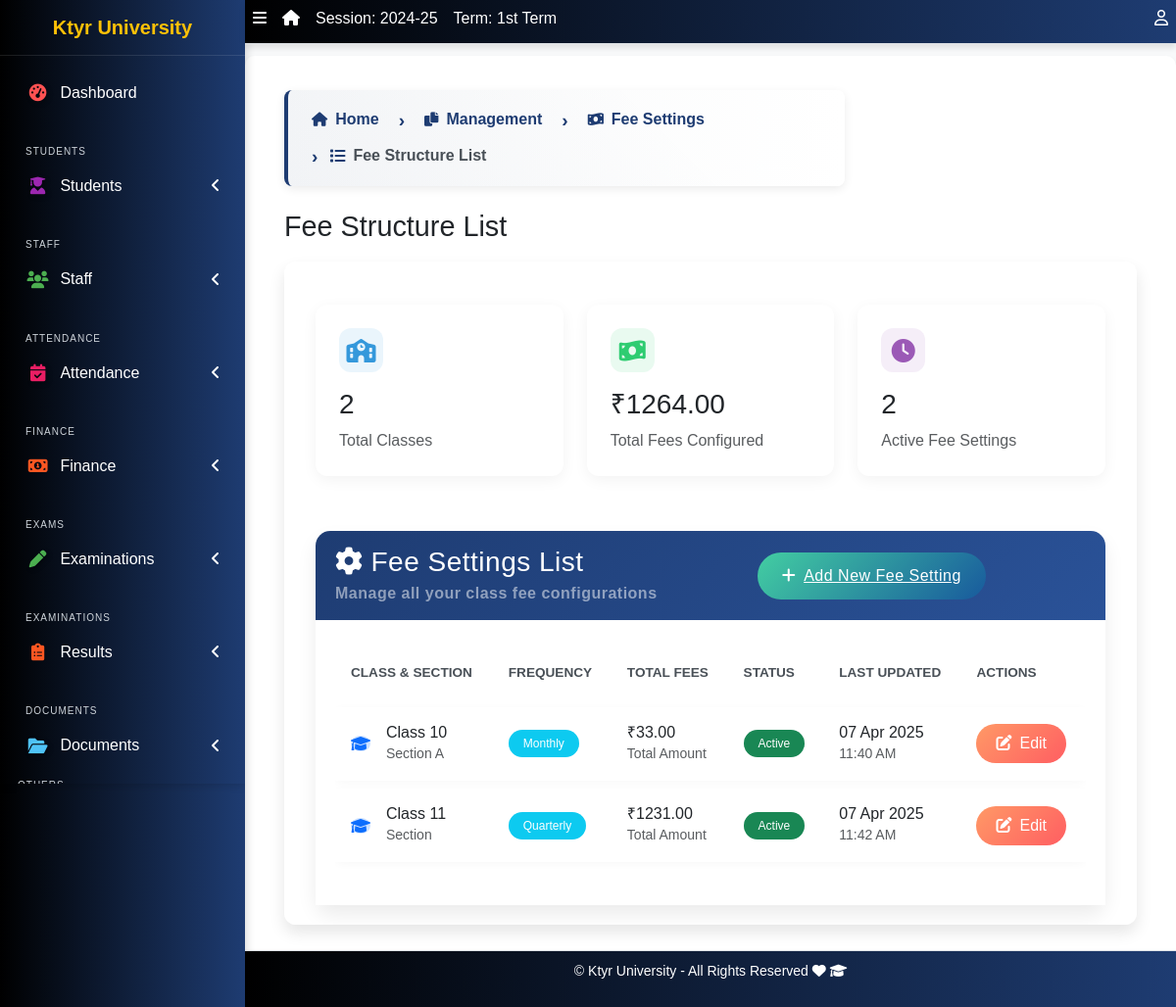
Before: /fees/settings/list/ with the older database file.
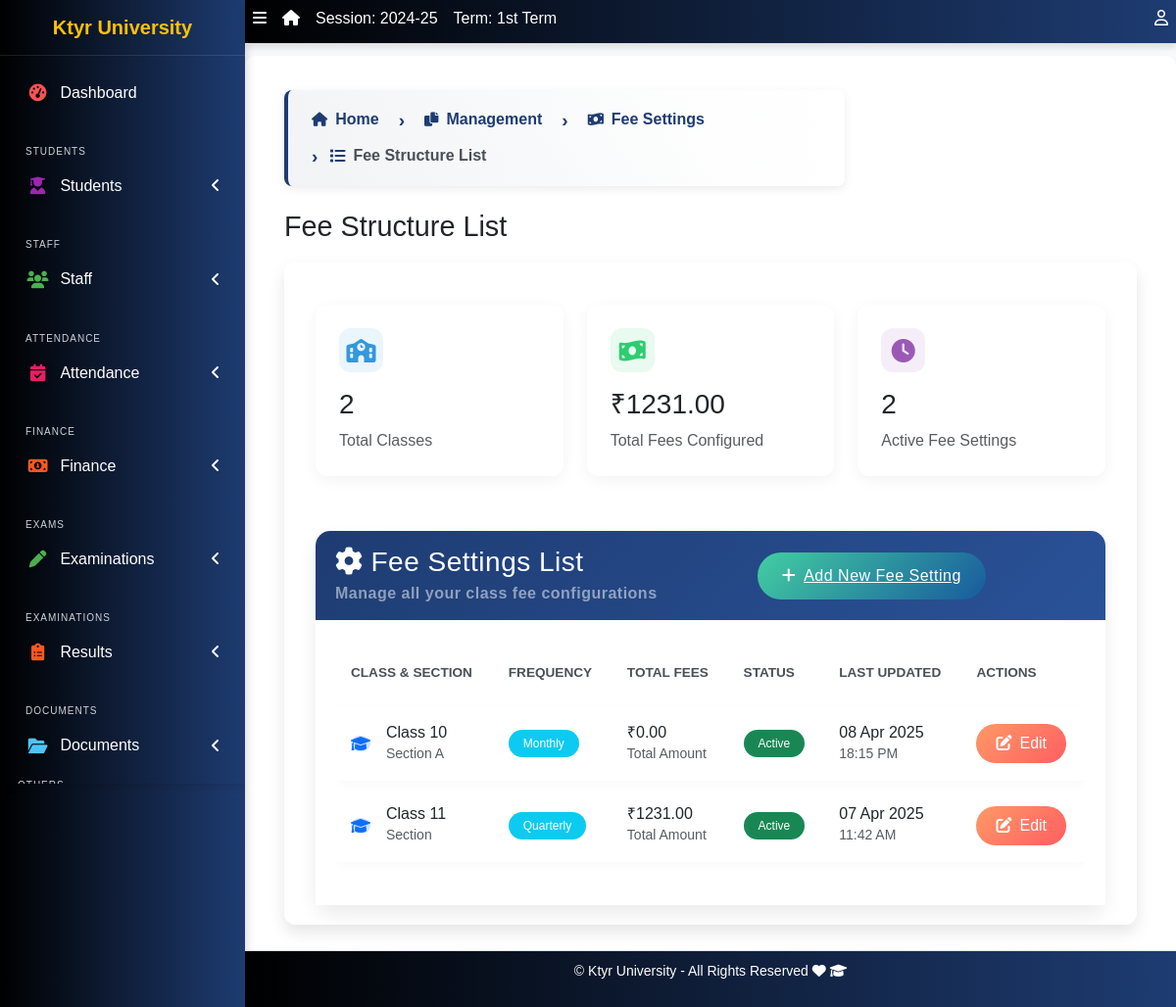
After: the same page with the newer database file.
### apps/corecode/models.py (models this page shows, shortened)
class FeeSettings(models.Model):
    class_name = models.ForeignKey('StudentClass', on_delete=models.CASCADE)
    section = models.CharField(max_length=20)
    frequency = models.CharField(max_length=20)
    created_at = models.DateTimeField(auto_now_add=True)
    updated_at = models.DateTimeField(auto_now=True)
    class Meta:
        unique_together = ['class_name', 'section']
    def get_total_fees(self):
        return sum(fee.amount - fee.discount for fee in self.fees.all())

class FeeStructure(models.Model):
    fee_settings = models.ForeignKey(FeeSettings, on_delete=models.CASCADE, related_name='fees')
    fee_type = models.CharField(max_length=100)
    amount = models.DecimalField(max_digits=10, decimal_places=2)
    due_date = models.DateField()
    late_fee = models.DecimalField(max_digits=10, decimal_places=2, default=0)
    discount = models.DecimalField(max_digits=10, decimal_places=2, default=0)

class StudentClass(models.Model):
    name = models.CharField(max_length=200, unique=True)
    class Meta:
        verbose_name = "Class"
        verbose_name_plural = "Classes"
        ordering = ["name"]
    def __str__(self):
        return self.name

### apps/corecode/views.py (the view)
# urls.py: path('fees/settings/list/', views.fee_settings_list, name='fee_settings_list'),
def fee_settings_list(request):
    fee_settings_list = FeeSettings.objects.all().order_by('class_name', 'section')
    total_classes = fee_settings_list.count()
    total_fees = sum(setting.get_total_fees() for setting in fee_settings_list)
    active_settings = fee_settings_list.count()  # Assuming all settings are active
    context = {
        'fee_settings_list': fee_settings_list,
        'total_classes': total_classes,
        'total_fees': total_fees,
        'active_settings': active_settings,
    }
    return render(request, 'corecode/fee_settings_list.html', context)

### apps/corecode/context_processors.py (called while the page is built)
def site_defaults(request):
    current_session = AcademicSession.objects.get(current=True)
    current_term = AcademicTerm.objects.get(current=True)
    vals = SiteConfig.objects.all()
    contexts = {
        "current_session": current_session.name,
        "current_term": current_term.name,
    }
    for val in vals:
        contexts[val.key] = val.value
    return contexts

def global_college_profile(request):
    try:
        profile = CollegeProfileModel.objects.first()
    except CollegeProfileModel.DoesNotExist:
        profile = None
    return {'profile': profile}

### apps/corecode/templates/corecode/fee_settings_list.html (shortened to what the changed rows need)
{% extends "base.html" %}
{% load static %}
{% block title %}Fee Structure List{% endblock title %}
{% block content %}
<div class="container mt-4">
    <div class="row mb-4">
        <div class="col-md-4">
            <div class="stats-card">
                <div class="stats-icon" style="background: rgba(46, 204, 113, 0.1); color: #2ecc71;">
                    <i class="fas fa-money-bill-wave"></i>
                </div>
                <h3>₹{{ total_fees|floatformat:2 }}</h3>
                <p class="text-muted mb-0">Total Fees Configured</p>
            </div>
        </div>
    </div>
    <div class="fee-card">
        <div class="card-body p-4">
            {% if fee_settings_list %}
            <div class="table-responsive">
                <table class="table table-custom">
                    <thead>
                        <tr>
                            <th>CLASS & SECTION</th>
                            <th>FREQUENCY</th>
                            <th>TOTAL FEES</th>
                            <th>STATUS</th>
                            <th>LAST UPDATED</th>
                            <th>ACTIONS</th>
                        </tr>
                    </thead>
                    <tbody>
                        {% for setting in fee_settings_list %}
                        <tr>
                            <td>
                                <div class="d-flex align-items-center">
                                    <div class="avatar-sm bg-primary-subtle rounded-circle me-3 d-flex align-items-center justify-content-center">
                                        <i class="fas fa-graduation-cap text-primary"></i>
                                    </div>
                                    <div>
                                        <h6 class="mb-0">Class {{ setting.class_name }}</h6>
                                        <small class="text-muted">Section {{ setting.section }}</small>
                                    </div>
                                </div>
                            </td>
                            <td>
                                <span class="badge badge-custom bg-info">{{ setting.frequency }}</span>
                            </td>
                            <td>
                                <h6 class="mb-0">₹{{ setting.get_total_fees|floatformat:2 }}</h6>
                                <small class="text-muted">Total Amount</small>
                            </td>
                            <td>
                                <span class="badge badge-custom bg-success">Active</span>
                            </td>
                            <td>
                                <div>
                                    <h6 class="mb-0">{{ setting.updated_at|date:"d M Y" }}</h6>
                                    <small class="text-muted">{{ setting.updated_at|time:"H:i A" }}</small>
                                </div>
                            </td>
                            <td>
                                <a href="{% url 'fee_settings' %}?class_name={{ setting.class_name.id }}&section={{ setting.section }}"
                                   class="btn btn-edit">
                                    <i class="fas fa-edit me-2"></i>Edit
                                </a>
                            </td>
                        </tr>
                        {% endfor %}
                    </tbody>
                </table>
            </div>
            {% endif %}
        </div>
    </div>
</div>
{% endblock %}

Changed rows visible on the page:
changed FeeSettings "Monthly": get_total_fees "33.00" → "0.00"; updated_at "07 Apr 2025" → "08 Apr 2025"; updated_at "11:40 AM" → "18:15 PM"
Other visible differences:
{{ total_fees|floatformat:2 }}: "1264.00" → "1231.00"
